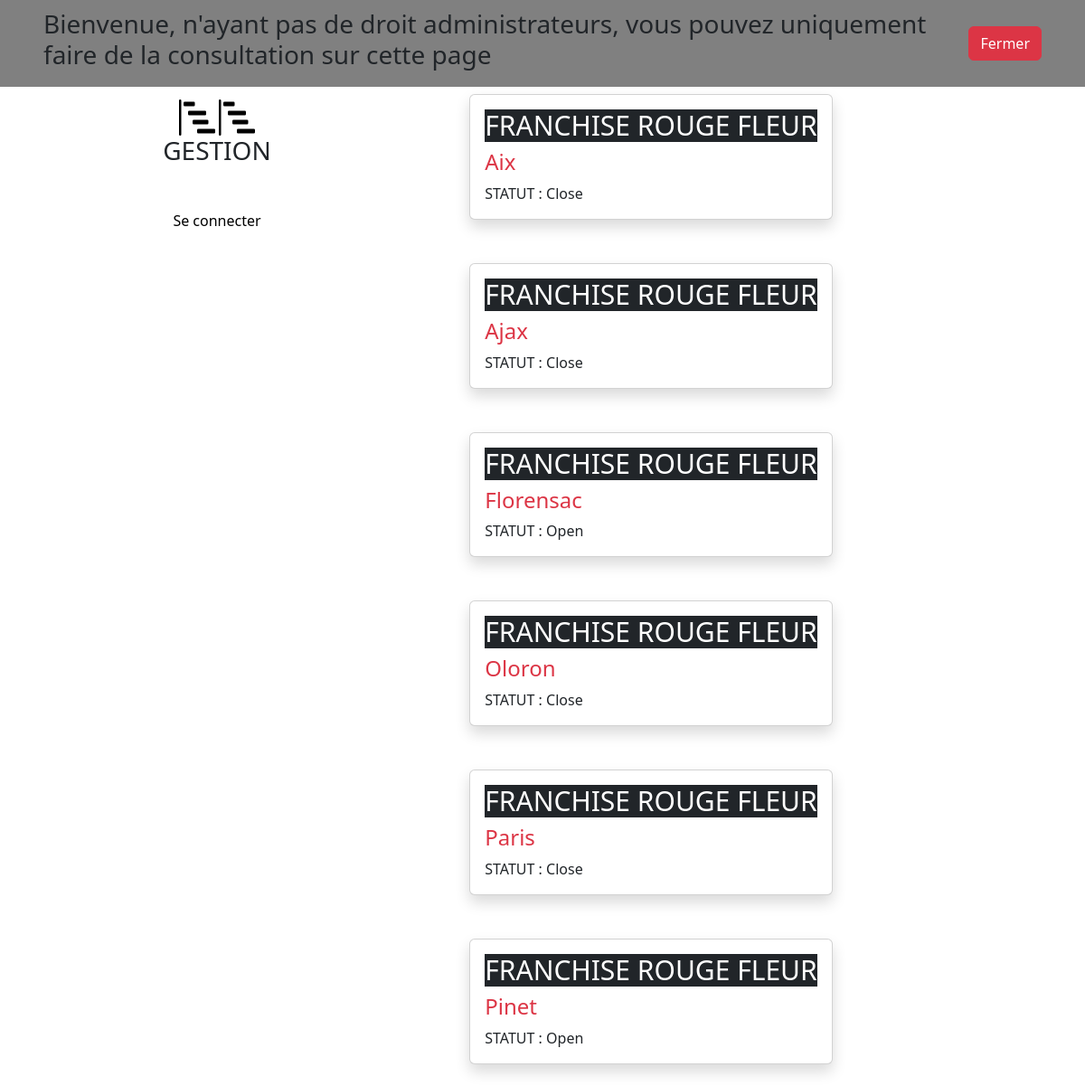
The page /touteslesfranchises.php on the database its author committed.
### tables this page shows
CREATE TABLE `franchise` (
  `id` int NOT NULL,
  `ville` varchar(100) NOT NULL,
  `statut` text NOT NULL,
  `utilisateur` int NOT NULL
);

### config/DotEnv.php (called while the page is built, shortened)
<?php
class DotEnv
{
    protected $path;
    public function __construct(string $path)
    {
        $this->path = $path;
    }
    public function load(): void
    {
        $lines = file($this->path, FILE_IGNORE_NEW_LINES | FILE_SKIP_EMPTY_LINES);
        foreach ($lines as $line) {
            list($name, $value) = explode('=', $line, 2);
            $name = trim($name);
            $value = trim($value);
        }
    }
}

### controller/franchisecontroller.php (called while the page is built, shortened)
<?php
require("./entity/franchise.php");
class franchisecontroller
{
    private $db;
    public function __construct()
    {
        try {
            $this->db = new PDO(getenv('DATABASE_DNS'), getenv('DATABASE_USER'), getenv('DATABASE_PASSWORD'));
        } catch (PDOException $exception) {
            echo $exception->getMessage();
        }
    }
    public function getAll() : array
    {
        $franchises = [];
        $req = $this->db->query("SELECT * FROM `franchise` ORDER BY ville");
        $datas = $req->fetchALL();
        foreach ($datas as $data) {
            $franchise = new franchise($data);
            $franchises[] = $franchise;
        }
        return $franchises;
    }
}

### entity/franchise.php (called while the page is built, shortened)
<?php
 class franchise {
   private $ville;
   private $statut;
      public function hydrate (array $data) : void {
         foreach ($data as $key => $value) {
            $method = "set" . ucfirst($key);
         }
      }
    public function setId($id)
    {
        return $this;
    }
    public function getVille()
    {
        return $this->ville;
    }
    public function setVille($ville)
    {
        $this->ville = $ville;
        return $this;
    }
    public function getStatut()
    {
        return $this->statut;
    }
    public function setStatut($statut)
    {
        $this->statut = $statut;
        return $this;
    }
   public function setUtilisateur($utilisateur): self
   {
      return $this;
   }
    }

### touteslesfranchises.php (the view, shortened to what this page needs)
<!DOCTYPE html>
<html lang="fr">
<head>
        <link rel="stylesheet" href="stylescriptpage/style2.css" media="screen" type="text/css" />
        <link href="https://cdn.jsdelivr.net/npm/bootstrap@5.2.0/dist/css/bootstrap.min.css" rel="stylesheet">
</head>
<body>
    <?php
    $franchise = new franchisecontroller();
    $franchiselists = $franchise->getall();
    ?>
    <main>
        <?php
        include('elementphp/navbar.php');;
        ?>
        <div id="barre1">
            <?php
            if ($_SESSION['droit'] === '1') {
                include('elementphp/barreaccueil.php');
            } else {
                include('elementphp/barreaccueilNotAdmin.php');
            }
            ?>
        </div>
        <div class="carredroit">
            <?php
            if ($_SESSION['droit'] === '1') {
                include('elementphp/searchbar.php');
            } else {
                print_r('');
            }
            ?>
            <div class="mainmenu">
                <?php
                if ($_SESSION['droit'] === '1') {
                    include('elementphp/filtre.php');
                } else {
                    print_r('');
                }
                ?>
                <section class="d-flex flex-wrap justify-content-center">
                    <?php foreach ($franchiselists as $franchiselist) :
                    ?>
                        <div class="card rougefleur m-4 shadow ">
                            <div class="card-body boite animals statut statutclose">
                                <h5 class="card-title bg-dark text-white">FRANCHISE ROUGE FLEUR </h5>
                                <h4 class="card-text text-danger animals"><?php echo $franchiselist->getVille() ?></h4>
                                <p class="card-text statut statutclose">STATUT : <?php echo $franchiselist->getStatut() ?> </p>
                                <?php
                                if ($_SESSION['droit'] === '1') {
                                   include ('elementphp/boutonadmin.php');
                                } elseif ($_SESSION['droit'] === '2') {
                                    include ('elementphp/boutonautre.php');                                } else {
                                    print_r('');
                                }
                                ?>
                            </div>
                        </div>
                    <?php endforeach ?>
                </section>
            </div>
        </div>
    </main>
</body>
</html>

### elementphp/navbar.php (shortened to what this page needs)
<div class="menugauche">
    <div class="gestion">
        <div class="image">
            <img class="logogestion" src="image/bar-chart-steps.svg" alt="">
            <img class="logogestion" src="image/bar-chart-steps.svg" alt="">
        </div>
        <h3>GESTION</h3>
    </div>
    <?php
            if ($_SESSION['droit'] === '1') {
                include('elementphp/ifnavbar.php');
            } else {
                print_r('');
            }
            ?>
        <div>
            <?=
                $_SESSION ? '<a class="nav-link" href="disconnect.php">Se déconnecter</a>' :
                    '<a class="nav-link" href="index.php">Se connecter</a>'
            ?>
        </div>
    </div>

### elementphp/barreaccueilNotAdmin.php
<div class="barre">
    <div class="barre-texte">
        <h3>Bienvenue, n'ayant pas de droit administrateurs, vous pouvez uniquement faire de la consultation sur cette page</h3>
    </div>
    <div class="barre-btn">
        <button type="button" class="btn btnboot btn-danger">Fermer</button>
    </div>
</div>

### stylescriptpage/style2.css (style rules this page uses)
@media screen and (min-width: 800px) { body { background-image: url(../image/fleur.jpg); background-size: contain; background-repeat: no-repeat; background-size: 100%; font-family: 'Roboto Condensed', sans-serif; } }
@media screen and (min-width: 800px) { main { display: flex; flex-direction: row; } }
@media screen and (min-width: 800px) { .menugauche { background-color: rgba(255, 255, 255, 0.80); height: 80vh; width: 20vw; margin-top: 10vh; margin-left: 10vw; display: flex; flex-direction: column; align-items: center; } }
@media screen and (min-width: 800px) { .gestion { display: flex; flex-direction: column; justify-content: center; align-items: center; margin-top: 2.5vw; margin-bottom: 5vh; } }
@media screen and (min-width: 800px) { a { text-decoration: none !important; color: hsl(0, 0%, 0%) !important; } }
@media screen and (min-width: 800px) { .carredroit { background-color: rgba(255, 255, 255, 0.30); height: 80vh; width: 60vw; margin-top: 10vh; } }
@media screen and (min-width: 800px) { .card-title { font-size: 30px; } }
@media screen and (min-width: 800px) { .logogestion { width: 5vh; height: 5vh; } }
@media screen and (min-width: 800px) { .barre { position: fixed; top: 0; left: 0; width: 100%; height: 2rem; background-color: grey !important; display: flex; justify-content: space-around; align-items : center; padding: 3rem; opacity: 1; z-index:99; } }
@media screen and (min-width: 800px) { .btn { display: flex; } }

### rows shown on the page
franchise: ville "Aix", statut "Close"
franchise: ville "Ajax", statut "Close"
franchise: ville "Florensac", statut "Open"
franchise: ville "Oloron", statut "Close"
franchise: ville "Paris", statut "Close"
franchise: ville "Pinet", statut "Open"
